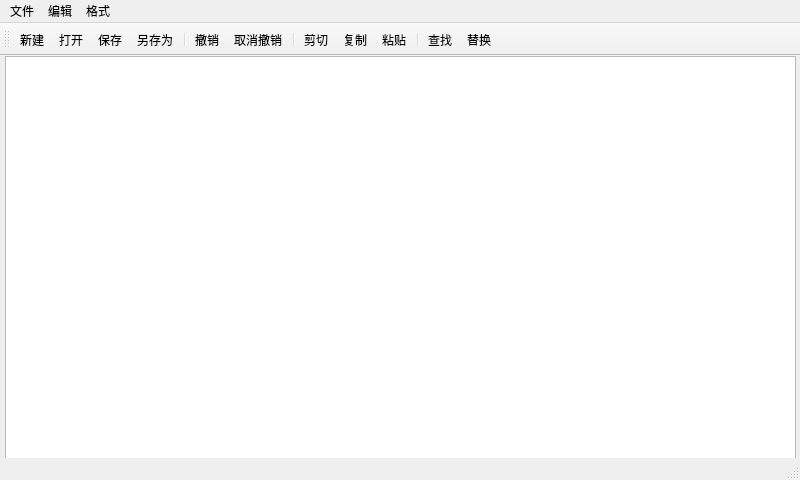
<?xml version="1.0" encoding="UTF-8"?>
<ui version="4.0">
 <class>MyText</class>
 <widget class="QMainWindow" name="MyText">
  <property name="geometry">
   <rect>
    <x>0</x>
    <y>0</y>
    <width>800</width>
    <height>480</height>
   </rect>
  </property>
  <property name="windowTitle">
   <string>高级记事本</string>
  </property>
  <widget class="QWidget" name="centralwidget">
   <widget class="QTextEdit" name="textEdit">
    <property name="geometry">
     <rect>
      <x>5</x>
      <y>0</y>
      <width>791</width>
      <height>421</height>
     </rect>
    </property>
    <property name="font">
     <font>
      <family>楷体</family>
      <pointsize>14</pointsize>
     </font>
    </property>
   </widget>
  </widget>
  <widget class="QMenuBar" name="menubar">
   <property name="geometry">
    <rect>
     <x>0</x>
     <y>0</y>
     <width>800</width>
     <height>23</height>
    </rect>
   </property>
   <widget class="QMenu" name="menu">
    <property name="title">
     <string>文件</string>
    </property>
    <addaction name="action_new"/>
    <addaction name="action_open"/>
    <addaction name="action_save"/>
    <addaction name="action_saveas"/>
    <addaction name="separator"/>
    <addaction name="action_exit"/>
   </widget>
   <widget class="QMenu" name="menu_2">
    <property name="title">
     <string>编辑</string>
    </property>
    <addaction name="action_undo"/>
    <addaction name="action_redo"/>
    <addaction name="separator"/>
    <addaction name="action_cut"/>
    <addaction name="action_copy"/>
    <addaction name="action_paste"/>
    <addaction name="action_del"/>
    <addaction name="separator"/>
    <addaction name="action_find"/>
    <addaction name="action_replay"/>
    <addaction name="separator"/>
    <addaction name="action_all"/>
   </widget>
   <widget class="QMenu" name="menu_3">
    <property name="title">
     <string>格式</string>
    </property>
    <addaction name="action_font"/>
   </widget>
   <addaction name="menu"/>
   <addaction name="menu_2"/>
   <addaction name="menu_3"/>
  </widget>
  <widget class="QStatusBar" name="statusbar"/>
  <widget class="QToolBar" name="toolBar">
   <property name="windowTitle">
    <string>toolBar</string>
   </property>
   <attribute name="toolBarArea">
    <enum>TopToolBarArea</enum>
   </attribute>
   <attribute name="toolBarBreak">
    <bool>false</bool>
   </attribute>
   <addaction name="action_new"/>
   <addaction name="action_open"/>
   <addaction name="action_save"/>
   <addaction name="action_saveas"/>
   <addaction name="separator"/>
   <addaction name="action_undo"/>
   <addaction name="action_redo"/>
   <addaction name="separator"/>
   <addaction name="action_cut"/>
   <addaction name="action_copy"/>
   <addaction name="action_paste"/>
   <addaction name="separator"/>
   <addaction name="action_find"/>
   <addaction name="action_replay"/>
  </widget>
  <action name="action_new">
   <property name="icon">
    <iconset resource="qrc.qrc">
     <normaloff>:/actions/document-new.png</normaloff>:/actions/document-new.png</iconset>
   </property>
   <property name="text">
    <string>新建</string>
   </property>
   <property name="shortcut">
    <string>Ctrl+N</string>
   </property>
  </action>
  <action name="action_open">
   <property name="icon">
    <iconset resource="qrc.qrc">
     <normaloff>:/actions/document-open.png</normaloff>:/actions/document-open.png</iconset>
   </property>
   <property name="text">
    <string>打开</string>
   </property>
   <property name="shortcut">
    <string>Ctrl+O</string>
   </property>
  </action>
  <action name="action_undo">
   <property name="icon">
    <iconset resource="qrc.qrc">
     <normaloff>:/actions/edit-undo.png</normaloff>:/actions/edit-undo.png</iconset>
   </property>
   <property name="text">
    <string>撤销</string>
   </property>
   <property name="shortcut">
    <string>Ctrl+Z</string>
   </property>
  </action>
  <action name="action_save">
   <property name="icon">
    <iconset resource="qrc.qrc">
     <normaloff>:/actions/document-save.png</normaloff>:/actions/document-save.png</iconset>
   </property>
   <property name="text">
    <string>保存</string>
   </property>
   <property name="shortcut">
    <string>Ctrl+S</string>
   </property>
  </action>
  <action name="action_saveas">
   <property name="icon">
    <iconset resource="qrc.qrc">
     <normaloff>:/actions/document-save-as.png</normaloff>:/actions/document-save-as.png</iconset>
   </property>
   <property name="text">
    <string>另存为</string>
   </property>
   <property name="shortcut">
    <string>Ctrl+Shift+S</string>
   </property>
  </action>
  <action name="action_exit">
   <property name="icon">
    <iconset resource="qrc.qrc">
     <normaloff>:/actions/exit.png</normaloff>:/actions/exit.png</iconset>
   </property>
   <property name="text">
    <string>退出</string>
   </property>
  </action>
  <action name="action_cut">
   <property name="icon">
    <iconset resource="qrc.qrc">
     <normaloff>:/actions/edit-cut.png</normaloff>:/actions/edit-cut.png</iconset>
   </property>
   <property name="text">
    <string>剪切</string>
   </property>
   <property name="shortcut">
    <string>Ctrl+X</string>
   </property>
  </action>
  <action name="action_copy">
   <property name="icon">
    <iconset resource="qrc.qrc">
     <normaloff>:/actions/edit-copy.png</normaloff>:/actions/edit-copy.png</iconset>
   </property>
   <property name="text">
    <string>复制</string>
   </property>
   <property name="shortcut">
    <string>Ctrl+C</string>
   </property>
  </action>
  <action name="action_paste">
   <property name="icon">
    <iconset resource="qrc.qrc">
     <normaloff>:/actions/edit-paste.png</normaloff>:/actions/edit-paste.png</iconset>
   </property>
   <property name="text">
    <string>粘贴</string>
   </property>
   <property name="shortcut">
    <string>Ctrl+V</string>
   </property>
  </action>
  <action name="action_del">
   <property name="icon">
    <iconset resource="qrc.qrc">
     <normaloff>:/actions/edit-delete.png</normaloff>:/actions/edit-delete.png</iconset>
   </property>
   <property name="text">
    <string>删除</string>
   </property>
   <property name="shortcut">
    <string>Del</string>
   </property>
  </action>
  <action name="action_find">
   <property name="icon">
    <iconset resource="qrc.qrc">
     <normaloff>:/actions/edit-find.png</normaloff>:/actions/edit-find.png</iconset>
   </property>
   <property name="text">
    <string>查找</string>
   </property>
   <property name="shortcut">
    <string>Ctrl+F</string>
   </property>
  </action>
  <action name="action_replay">
   <property name="icon">
    <iconset resource="qrc.qrc">
     <normaloff>:/actions/edit-find-replace.png</normaloff>:/actions/edit-find-replace.png</iconset>
   </property>
   <property name="text">
    <string>替换</string>
   </property>
   <property name="shortcut">
    <string>Ctrl+H</string>
   </property>
  </action>
  <action name="action_all">
   <property name="icon">
    <iconset resource="qrc.qrc">
     <normaloff>:/actions/edit-select-all.png</normaloff>:/actions/edit-select-all.png</iconset>
   </property>
   <property name="text">
    <string>全选</string>
   </property>
   <property name="shortcut">
    <string>Ctrl+A</string>
   </property>
  </action>
  <action name="action_font">
   <property name="text">
    <string>字体</string>
   </property>
  </action>
  <action name="action_redo">
   <property name="icon">
    <iconset resource="qrc.qrc">
     <normaloff>:/actions/edit-redo.png</normaloff>:/actions/edit-redo.png</iconset>
   </property>
   <property name="text">
    <string>取消撤销</string>
   </property>
  </action>
 </widget>
 <resources>
  <include location="qrc.qrc"/>
 </resources>
 <connections/>
</ui>
